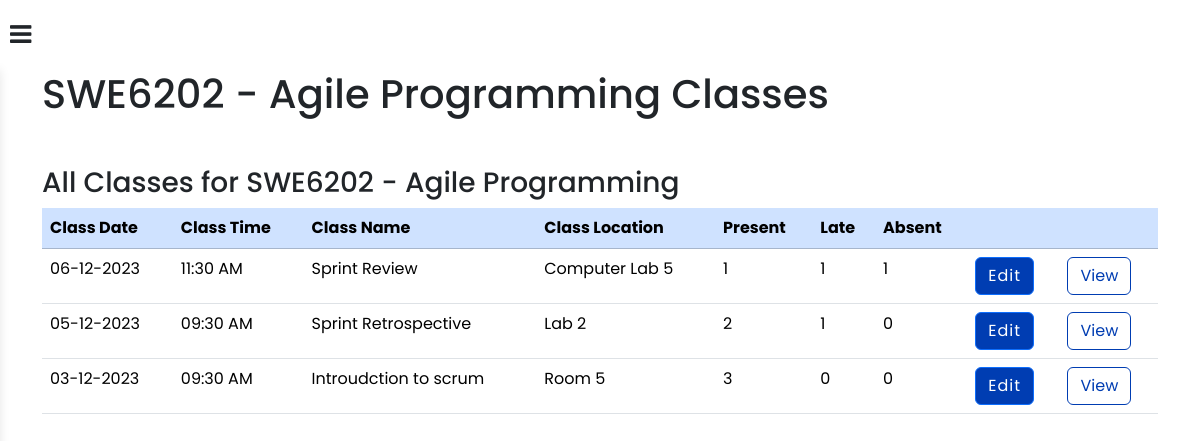
The app's page /pages/admin_view_class.php?module_id=1, older data.
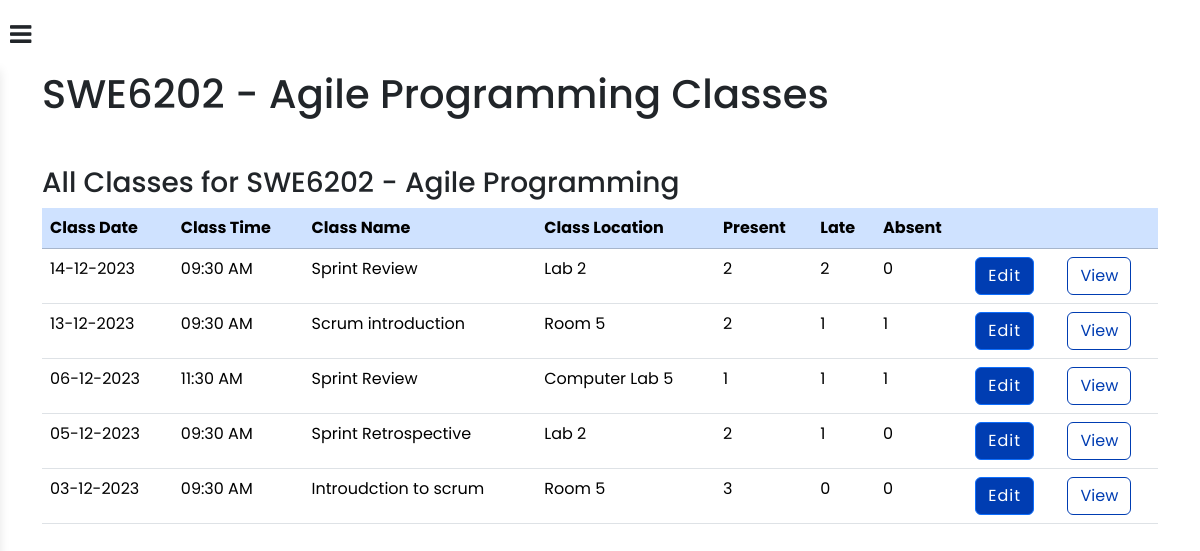
The same page, newer data.
### tables this page shows
CREATE TABLE `class` (
  `class_id` int(11) NOT NULL,
  `class_name` varchar(50) NOT NULL,
  `class_date` date NOT NULL,
  `class_time` time NOT NULL,
  `class_location` varchar(50) NOT NULL,
  `class_module_id` int(11) NOT NULL
);

### pages/admin_view_class.php (the view, shortened to what this page needs)
<!DOCTYPE html>
<html lang="en">
<head>
    <link rel="stylesheet" href="../inc/home.css">
    <link href="https://cdn.jsdelivr.net/npm/bootstrap@5.3.2/dist/css/bootstrap.min.css" rel="stylesheet">
    <?php
    if (isset($_GET["module_id"])) {
        require_once('..\inc\head.php'); ?>
</head>
<body>
    <?php require_once('..\inc\nav.php'); ?>
    <?php
        require_once('../inc/new_sidebar_admin.php');
    ?>
    <section class="container">
        <?php
        $module_id = $_GET["module_id"];
        $module_name = "";
        if ($result = mysqli_query($conn, "SELECT module_name from module where module_id=$module_id")) {
            $row = mysqli_fetch_assoc($result);
            $module_name = $row["module_name"];
        }
        ?>
        <h1 class="mb-5">
            <?php echo $module_name; ?> Classes
        </h1>
        <h3 class="mt-5">All Classes for <?php echo $module_name ?></h3>
        <table class="table">
            <thead>
                <tr class="table-primary">
                    <th scope="col">
                        Class Date
                    </th>
                    <th scope="col">
                        Class Time
                    </th>
                    <th scope="col">
                        Class Name
                    </th>
                    <th scope="col">
                        Class Location
                    </th>
                    <th scope="col">
                        Present
                    </th>
                    <th scope="col">
                        Late
                    </th>
                    <th scope="col">
                        Absent
                    </th>
                    <th scope="col">
                    </th>
                    <th scope="col">
                    </th>
                </tr>
            </thead>
            <tbody>
                <?php
                $select_query = "SELECT
                class.class_id,
                class.class_date,
                class.class_time,
                class.class_name,
                class.class_location,
                SUM(attendance_status='P') as present,
                SUM(attendance_status='L') as late,
                SUM(attendance_status='A') as absent,
                class.class_module_id
             FROM
             class
             JOIN
                 attendance
             WHERE attendance.attendance_class_id=class.class_id
             AND class.class_module_id=$module_id
             GROUP BY
                 attendance_class_id
             ORDER BY
                 class.class_date DESC;";
                $get_query = mysqli_query($conn, $select_query);
                if ($get_query) {
                    $result = mysqli_fetch_all($get_query);
                    foreach ($result as $attendance) {
                ?>
                        <tr>
                            <td>
                                <?php echo date('d-m-Y', strtotime($attendance[1])); ?>
                            </td>
                            <td>
                                <?php echo date('h:i A', strtotime($attendance[2])); ?>
                            </td>
                            <td>
                                <?php echo $attendance[3]; ?>
                            </td>
                            <td>
                                <?php echo $attendance[4]; ?>
                            </td>
                            <td>
                                <?php echo $attendance[5]; ?>
                            </td>
                            <td>
                                <?php echo $attendance[6]; ?>
                            </td>
                            <td>
                                <?php echo $attendance[7]; ?>
                            </td>
                            <td>
                                <a class="btn btn-primary" href="admin_edit_attendance.php?class_id=<?php echo $attendance[0] ?>">Edit</a>
                            </td>
                            <td>
                                <a class="btn btn-outline-primary" href="admin_view_attendance.php?class_id=<?php echo $attendance[0] ?>">View</a>
                            </td>
                        </tr>
            <?php
                    }
                }
            } else {
                header("Location:index.php");
            }
            ?>
            </tbody>
        </table>
    </section>
</body>
</html>

Row changes from the older to the newer data that the page shows:
added class: class_date "14-12-2023", class_time "09:30 AM", class_name "Sprint Review", class_location "Lab 2", attendance "2", attendance "0"
added class: class_date "13-12-2023", class_time "09:30 AM", class_name "Scrum introduction", class_location "Room 5", attendance "2", attendance "1"
